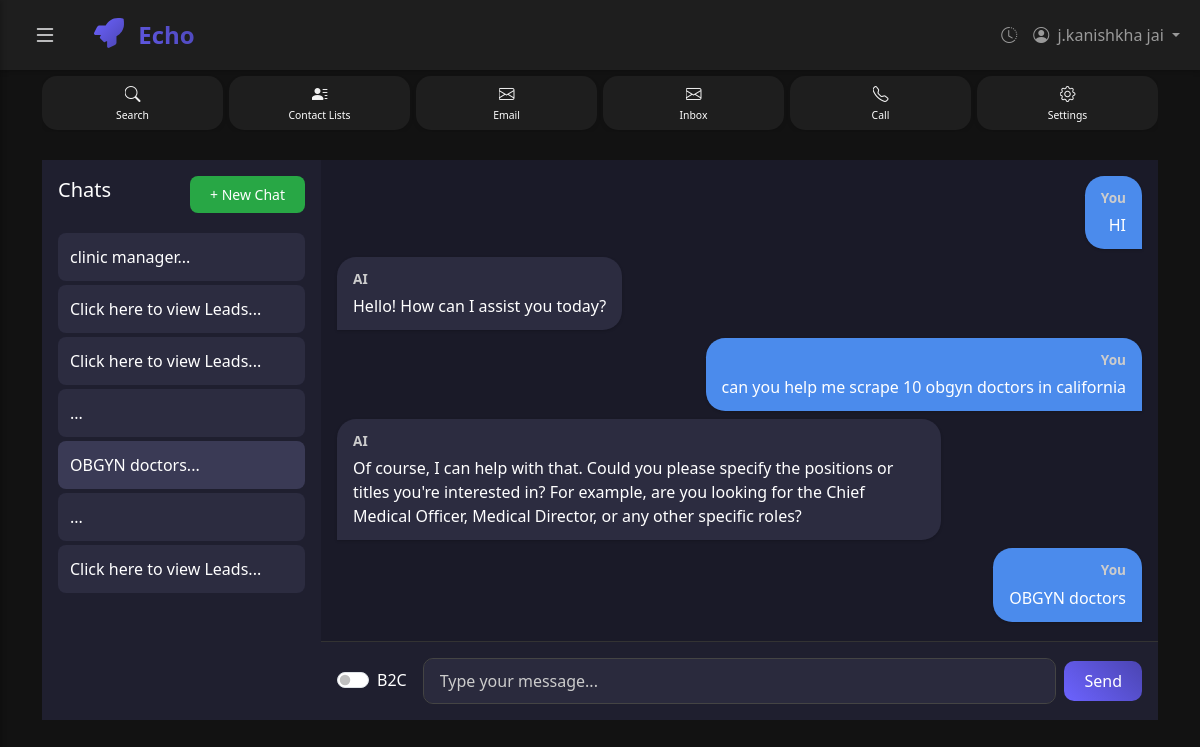
The app's page /c/f23c1dab-3503-4bb5-888b-1220c81c160e (signed in) with its own data.
### app/models.py (models this page shows)
class User(Base):
    __tablename__ = "users"
    id = Column(Integer, primary_key=True, index=True)
    name = Column(String(100), nullable=False)
    email = Column(String(100), unique=True, nullable=False, index=True)
    password = Column(String(100), nullable=False)
    created_at = Column(DateTime(timezone=True), server_default=func.now())
    search_history = relationship("SearchHistory", back_populates="user")

class ConversationHistory(Base):
    __tablename__ = "conversation_history"
    id = Column(Integer, primary_key=True, index=True)
    user_id = Column(String, index=True)
    chat_id = Column(String, index=True)
    role = Column(String)  # 'user' or 'assistant'
    content = Column(Text)
    final_reply = Column(Text, nullable=True)
    created_at = Column(DateTime(timezone=True), server_default=func.now())

### app/routes.py (the view)
@router.get("/c/{chat_id}", response_class=HTMLResponse)
async def chat_by_id(
    chat_id: str,
    request: Request,
    db: Session = Depends(get_db),
    user_info=Depends(get_current_user_for_templates)
):
    user_id = user_info.get("user_id")
    exists = (
        db.query(models.ConversationHistory)
        .filter_by(chat_id=chat_id, user_id=user_id)
        .first()
    )
    if not exists:
        raise HTTPException(status_code=404, detail="Chat not found")
    chat_messages = (
        db.query(models.ConversationHistory)
        .filter_by(chat_id=chat_id, user_id=user_id)
        .order_by(models.ConversationHistory.id.asc())
        .all()
    )
    subquery = (
        db.query(
            models.ConversationHistory.chat_id,
            func.max(models.ConversationHistory.created_at).label("latest_created_at")
        )
        .filter(models.ConversationHistory.user_id == user_id)
        .group_by(models.ConversationHistory.chat_id)
        .subquery()
    )
    latest_chats = (
        db.query(models.ConversationHistory)
        .join(subquery, and_(
            models.ConversationHistory.chat_id == subquery.c.chat_id,
            models.ConversationHistory.created_at == subquery.c.latest_created_at
        ))
        .order_by(models.ConversationHistory.created_at.desc())
        .all()
    )
    has_content = any(msg.content.strip() for msg in chat_messages)
    def strip_html_tags(text):
        return re.sub(r'<[^>]*>', '', text or "")
    for chat in latest_chats:
        chat.preview_text = strip_html_tags(chat.content)
    return templates.TemplateResponse("index.html", {
        "request": request,
        "chat_id": chat_id,
        "has_content": has_content,
        "chat_messages": chat_messages,
        "chats": latest_chats,  # used in sidebar
        **user_info
    })

### templates/index.html (shortened to what this page needs)
{% extends "base.html" %}
{% block content %}
<div id="chat-container">
  <div class="sidebars p-3">
    <div class="d-flex justify-content-between align-items-center mb-3">
      <h5 class="text-white">Chats</h5>
      <form action="/new-chat" method="post">
        <button class="btn btn-sm btn-success">+ New Chat</button>
      </form>
    </div>
    <div class="chat-list">
      {% for chat in chats %}
      <a href="/c/{{ chat.chat_id }}" class="chat-item {% if chat.chat_id == chat_id %}active{% endif %}">
        {{ chat.preview_text | truncate(30) }}...
      </a>
      {% endfor %}
    </div>
  </div>
  <div class="chat-area">
    <div id="messages" class="messages d-flex flex-column">
      {% if has_content %}
      {% for message in chat_messages %}
      {% if message.content.strip() %}
      <div
        class="chat-bubble {{ 'user-bubble align-self-end' if message.role == 'user' else 'ai-bubble align-self-start' }}">
        <strong>{{ 'You' if message.role == 'user' else 'AI' }}</strong>
        <div>{{ message.content | safe }}</div>
      </div>
      {% endif %}
      {% endfor %}
      {% endif %}
    </div>
    <div class="input-area">
  <form class="d-flex align-items-center" method="post" action="/search/{{ chat_id }}">
    <div class="form-check form-switch me-3">
      <input class="form-check-input" type="checkbox" id="btocToggle" name="btoc_mode">
      <label class="form-check-label" for="btocToggle">B2C</label>
    </div>
    <input id="chat-input" type="text" name="message" autocomplete="off"
           class="form-control me-2 shadow-none" placeholder="Type your message..." required>
    <button class="btn btn-primary">Send</button>
  </form>
</div>
  </div>
</div>
{% endblock %}

### templates/base.html (shortened to what this page needs)
<!DOCTYPE html>
<html lang="en">
<head>
    <link href="https://cdn.jsdelivr.net/npm/bootstrap@5.3.0-alpha1/dist/css/bootstrap.min.css" rel="stylesheet">
    <link href="https://cdn.jsdelivr.net/npm/bootstrap-icons@1.10.0/font/bootstrap-icons.css" rel="stylesheet">
    <link href="{{ url_for('static', path='/css/style.css') }}" rel="stylesheet">
</head>
<body>
    <nav class="navbar navbar-expand-lg navbar-dark">
        <div class="container-fluid">
            <button class="btn btn-link text-light me-3" id="toggleSidebar" type="button">
                <i class="bi bi-list fs-4"></i>
            </button>
            <a class="navbar-brand" href="/">
                <img src="{{ url_for('static', path='/img/logo.svg') }}" alt="Scrapper Logo" width="30" height="30" class="d-inline-block align-text-top me-2">
                Echo
            </a>
            <div class="collapse navbar-collapse" id="navbarNav">
                <ul class="navbar-nav ms-auto">
                    <li class="nav-item">
                        <a class="nav-link" href="/history" data-bs-toggle="tooltip" data-bs-placement="bottom" title="History">
                            <i class="bi bi-clock-history"></i>
                        </a>
                    </li>
                    {% if user_logged_in %}
                    <li class="nav-item dropdown">
                        <a class="nav-link dropdown-toggle" href="#" id="navbarDropdown" role="button" data-bs-toggle="dropdown" aria-expanded="false">
                            <i class="bi bi-person-circle me-1"></i> {{ user_name }}
                        </a>
                    </li>
                    {% endif %}
                </ul>
            </div>
        </div>
    </nav>
    <div class="nav-card-buttons">
        <div class="container">
            <div class="nav-cards">
                <a href="/" class="nav-card-item {% if request.url.path == '/' or request.url.path == '/search' %}active{% endif %}">
                    <i class="bi bi-search"></i>
                    <span>Search</span>
                </a>
                <a href="/contact-lists" class="nav-card-item {% if request.url.path == '/contact-lists' %}active{% endif %}">
                    <i class="bi bi-person-lines-fill"></i>
                    <span>Contact Lists</span>
                </a>
                <a href="/email" class="nav-card-item {% if request.url.path == '/email' %}active{% endif %}">
                    <i class="bi bi-envelope"></i>
                    <span>Email</span>
                </a>
                <a href="/inbox" class="nav-card-item {% if request.url.path == '/inbox' %}active{% endif %}">
                    <i class="bi bi-envelope"></i>
                    <span>Inbox</span>
                </a>
                <a href="/call" class="nav-card-item {% if request.url.path == '/call' %}active{% endif %}">
                    <i class="bi bi-telephone"></i>
                    <span>Call</span>
                </a>
                <a href="/settings" class="nav-card-item {% if request.url.path == '/settings' %}active{% endif %}">
                    <i class="bi bi-gear"></i>
                    <span>Settings</span>
                </a>
            </div>
        </div>
    </div>
    <div class="content-wrapper" id="content-wrapper">
        <div class="container py-4">
            {% block content %}{% endblock %}
        </div>
    </div>
</body>
</html>

### static/css/style.css (style rules this page uses)
:root { --primary: #6c63ff; --secondary: #4b45b2; --success: #28a745; --info: #17a2b8; --warning: #ffc107; --danger: #dc3545; --dark: #121212; --dark-light: #1E1E1E; --dark-lighter: #2d2d2d; --text-primary: #FFFFFF; --text-secondary: #B3B3B3; --border-radius: 15px; --border-radius-sm: 10px; --border-radius-lg: 20px; --border-radius-xl: 30px; }
body { background-color: var(--dark); color: var(--text-primary); font-family: 'Roboto', sans-serif; transition: all 0.3s ease; }
.content-wrapper { transition: margin-left 0.3s ease; min-height: calc(100vh - 70px); }
.navbar { background-color: var(--dark-light) !important; box-shadow: 0 2px 5px rgba(0, 0, 0, 0.2); }
.navbar-brand { font-size: 1.5rem; font-weight: 700; background: linear-gradient(45deg, var(--primary), var(--secondary)); -webkit-background-clip: text; background-clip: text; -webkit-text-fill-color: transparent; margin-right: 20px; }
.nav-card-buttons { background-color: var(--dark); padding: 4px 0; }
.nav-cards { display: flex; justify-content: space-between; align-items: center; flex-wrap: nowrap; overflow-x: auto; gap: 6px; padding: 2px 0; }
.nav-card-item { flex: 1; background-color: var(--dark-light); color: var(--text-primary); text-align: center; padding: 6px 8px; border-radius: var(--border-radius); text-decoration: none; transition: all 0.3s ease; min-width: 50px; box-shadow: 0 2px 4px rgba(0, 0, 0, 0.1); display: flex; flex-direction: column; align-items: center; position: relative; overflow: hidden; }
.nav-card-item i { font-size: 1rem; margin-bottom: 2px; background: linear-gradient(45deg, #ffffff, #e0e0e0); -webkit-background-clip: text; background-clip: text; -webkit-text-fill-color: transparent; }
.nav-card-item span { font-size: 0.65rem; font-weight: 500; }
.form-control, .form-select { background-color: var(--dark-lighter); border: 1px solid #444; color: var(--text-primary); border-radius: var(--border-radius-sm); padding: 0.6rem 1rem; }
.btn { border-radius: var(--border-radius-sm); padding: 0.5rem 1.25rem; }
.btn-primary { background: linear-gradient(45deg, var(--primary), var(--secondary)); border: none; border-radius: var(--border-radius-sm); }
.btn-sm { border-radius: calc(var(--border-radius-sm) - 2px); }

### templates/index.html (style rules this page uses)
html, body { height: 100%; margin: 0; background-color: #121212; font-family: 'Segoe UI', sans-serif; }
#chat-container { height: 70vh; display: flex; }
.sidebars { width: 25%; background-color: #1f1f2f; display: flex; flex-direction: column; }
.chat-list { overflow-y: auto; flex-grow: 1; }
.chat-item { background-color: #2c2c40; padding: 0.75rem; margin: 0.25rem 0; border-radius: 0.5rem; color: white; text-decoration: none; display: block; }
.chat-item.active, .chat-item:hover { background-color: #3a3a55; }
.chat-area { width: 75%; background-color: #1a1a28; display: flex; flex-direction: column; }
.messages { flex-grow: 1; overflow-y: auto; padding: 1rem; }
.chat-bubble { max-width: 75%; padding: 0.75rem 1rem; border-radius: 1.2rem; margin-bottom: 0.5rem; word-wrap: break-word; box-shadow: 0 1px 3px rgba(0, 0, 0, 0.2); }
.user-bubble { background-color: #4b8bec; color: #fff; align-self: flex-end; border-bottom-right-radius: 0; text-align: right; }
.ai-bubble { background-color: #2c2c40; color: #fff; align-self: flex-start; border-bottom-left-radius: 0; text-align: left; }
.chat-bubble strong { font-size: 0.85rem; display: block; margin-bottom: 0.3rem; color: #ccc; }
.input-area { padding: 1rem; background-color: #1f1f2f; border-top: 1px solid #333; }
.form-control { background-color: #2a2a3d; color: #fff; border: 1px solid #444; }
.form-control::placeholder { color: #ccc; }
.btn-primary { background-color: #4b8bec; border: none; }
.btn-success { background-color: #28a745; border: none; }

### records on screen
User: name "j.kanishkha jai"
ConversationHistory: preview_text "clinic manager"
ConversationHistory: preview_text "Click here to view Leads"
ConversationHistory: preview_text "Click here to view Leads"
ConversationHistory: preview_text "OBGYN doctors", role "You", content "OBGYN doctors"
ConversationHistory: preview_text "Click here to view Leads"
ConversationHistory: role "You", content "HI"
ConversationHistory: role "AI", content "Hello! How can I assist you today?"
ConversationHistory: role "You", content "can you help me scrape 10 obgyn doctors in california"
ConversationHistory: role "AI", content "Of course, I can help with that. Could you please specify the positions or titles you're interested in? For example, are you looking for the Chief Medical Officer, Medical Director, or any other specific roles?"
